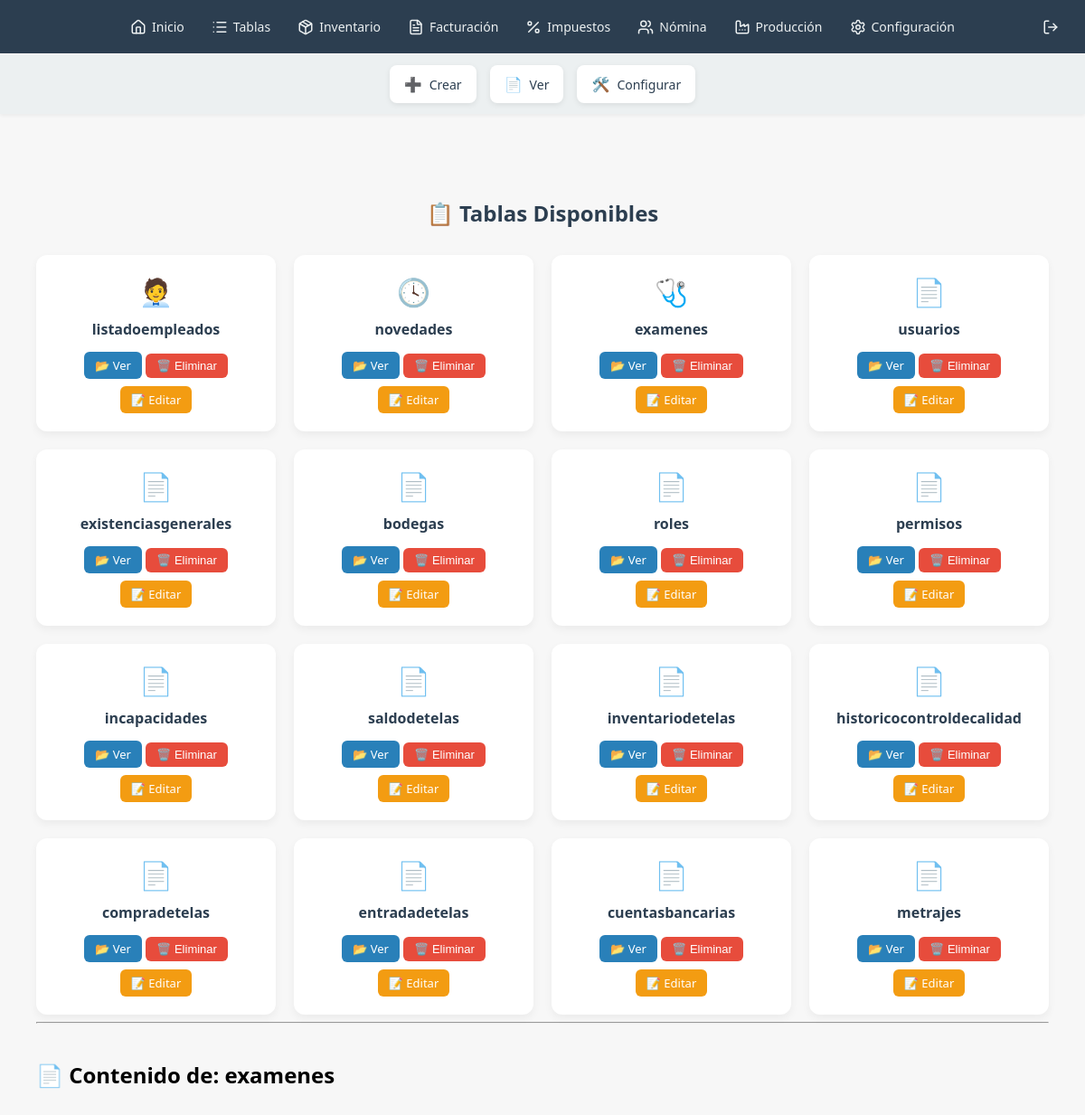
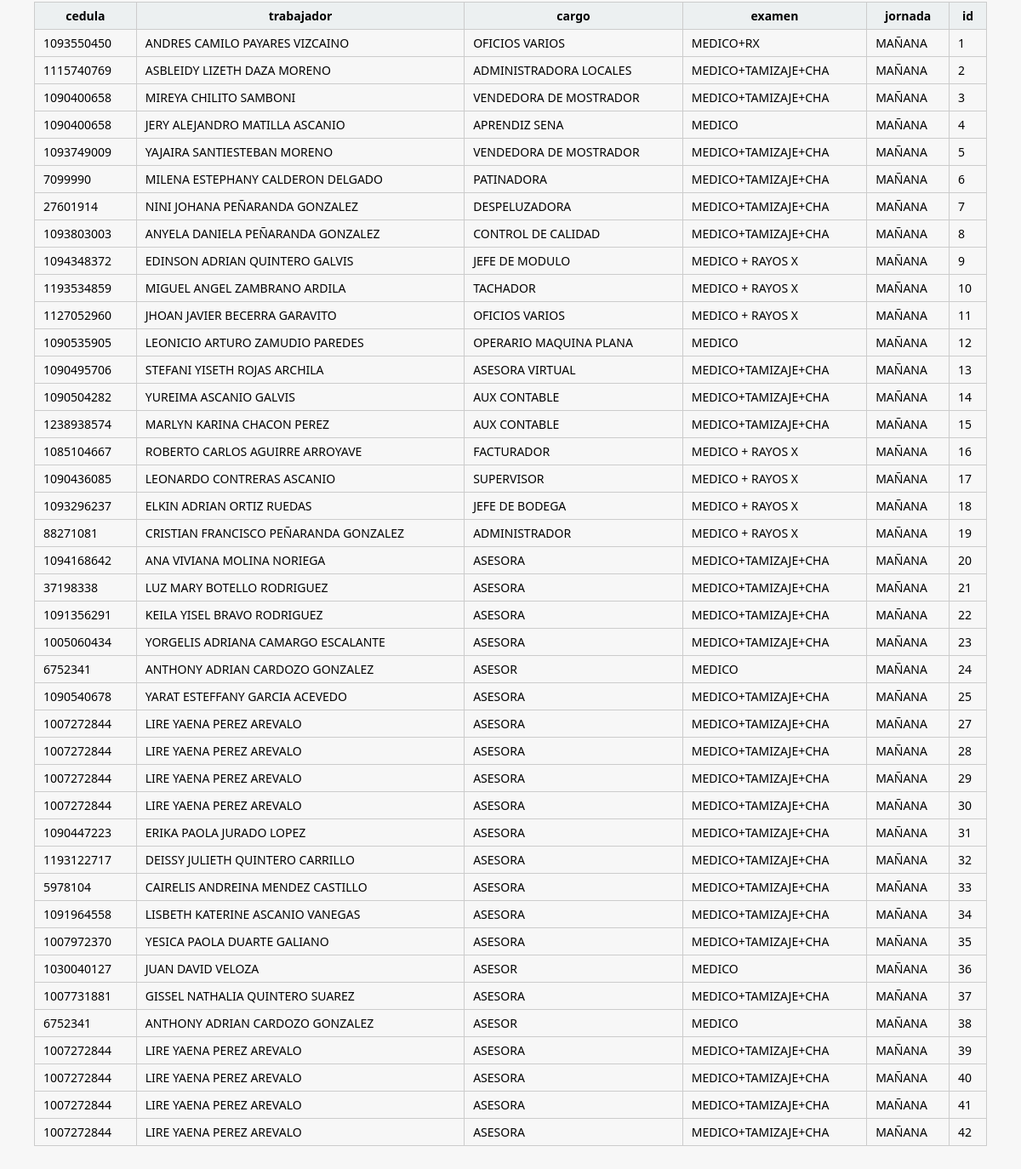
Screenshot of /tablas/ver_tablas.php?ver=examenes (signed in) with the database file from the repository (2 pictures, top to bottom).
### tables this page shows
CREATE TABLE examenes (`cedula` TEXT, `trabajador` TEXT, `cargo` TEXT, `examen` TEXT, `jornada` TEXT, `id` INTEGER PRIMARY KEY AUTOINCREMENT);

### tablas/ver_tablas.php (the view, shortened to what this page needs)
<?php
require_once('../componentes/plantilla.php');
include_once('../componentes/submenu_tablas.php');
require_once('../conexion/conexion.php');
$tablas = $conexion->query("SELECT name FROM sqlite_master WHERE type='table' AND name NOT LIKE 'sqlite_%'")->fetchAll(PDO::FETCH_COLUMN);
?>
<div class="contenedor-tablas" style="max-width: 1200px; margin: auto; padding: 20px; padding-top: 120px; font-family: 'Segoe UI', sans-serif;">
    <h2 style="text-align:center; margin-bottom: 30px; color: #2c3e50;">📋 Tablas Disponibles</h2>
    <div class="grid-tablas" style="display: grid; grid-template-columns: repeat(auto-fit, minmax(250px, 1fr)); gap: 20px;">
        <?php if ($tablas): ?>
            <?php foreach ($tablas as $tabla):
                $icono = match (true) {
                    str_contains($tabla, 'empleado') => '🧑‍💼',
                    str_contains($tabla, 'factura') => '🧾',
                    str_contains($tabla, 'novedad') => '🕓',
                    str_contains($tabla, 'examen') => '🩺',
                    str_contains($tabla, 'impuesto') => '💰',
                    str_contains($tabla, 'producto') => '📦',
                    str_contains($tabla, 'servicio') => '🛠️',
                    default => '📄'
                };
            ?>
                <div class="tabla-card" style="background:white; border-radius:12px; padding:20px; box-shadow:0 4px 10px rgba(0,0,0,0.05); text-align:center;">
                    <div style="font-size:30px; margin-bottom:10px;"><?= $icono ?></div>
                    <div style="font-size:16px; font-weight:bold; margin-bottom:10px; color:#2c3e50;"><?= htmlspecialchars($tabla) ?></div>
                    <a href="?ver=<?= urlencode($tabla) ?>" style="display:inline-block; margin:4px 0; padding:6px 12px; background:#2980b9; color:white; border-radius:6px; text-decoration:none; font-size:13px;">📂 Ver</a>
                    <form method="POST" action="eliminar_tabla.php" style="display:inline;">
                        <button type="submit" onclick="return confirm('¿Estás seguro de eliminar la tabla <?= $tabla ?>?')"
                                style="margin-top:4px; background:#e74c3c; color:white; border:none; padding:6px 12px; border-radius:6px; cursor:pointer; font-size:13px;">
                            🗑️ Eliminar
                        </button>
                    </form>
                    <a href="editar_tabla.php?tabla=<?= urlencode($tabla) ?>"
                       style="display:inline-block; margin-top:4px; padding:6px 12px; background:#f39c12; color:white; border-radius:6px; text-decoration:none; font-size:13px;">
                        📝 Editar
                    </a>
                </div>
            <?php endforeach; ?>
        <?php else: ?>
            <p>No hay tablas disponibles.</p>
        <?php endif; ?>
    </div>
    <?php if (isset($_GET['ver']) && in_array($_GET['ver'], $tablas)):
        $tabla = $_GET['ver'];
        $datos = $conexion->query("SELECT * FROM `$tabla`")->fetchAll(PDO::FETCH_ASSOC);
    ?>
        <hr>
        <h2 style="margin-top: 40px;">📄 Contenido de: <?= htmlspecialchars($tabla) ?></h2>
        <?php if ($datos): ?>
            <div class="tabla-wrapper" style="overflow-x:auto; margin-top: 30px;">
                <table style="width:100%; border-collapse:collapse; font-size:14px;">
                    <thead>
                        <tr>
                            <?php foreach (array_keys($datos[0]) as $col): ?>
                                <th style="border:1px solid #ccc; padding:6px 10px; background:#ecf0f1;"><?= htmlspecialchars($col) ?></th>
                            <?php endforeach; ?>
                        </tr>
                    </thead>
                    <tbody>
                        <?php foreach ($datos as $fila): ?>
                            <tr>
                                <?php foreach ($fila as $valor): ?>
                                    <td style="border:1px solid #ccc; padding:6px 10px;"><?= htmlspecialchars($valor) ?></td>
                                <?php endforeach; ?>
                            </tr>
                        <?php endforeach; ?>
                    </tbody>
                </table>
            </div>
        <?php else: ?>
            <p>📭 La tabla no tiene datos aún.</p>
        <?php endif; ?>
    <?php endif; ?>
</div>

### componentes/plantilla.php (style rules this page uses)
* { box-sizing: border-box; }
body { font-family: 'Segoe UI', sans-serif; margin: 0; padding: 0; background-color: #f7f7f7; }

### rows the page displays
examenes: cedula "1093550450", trabajador "ANDRES CAMILO PAYARES VIZCAINO", cargo "OFICIOS VARIOS", examen "MEDICO+RX", jornada "MAÑANA", id "1"
examenes: cedula "1115740769", trabajador "ASBLEIDY LIZETH DAZA MORENO", cargo "ADMINISTRADORA LOCALES", examen "MEDICO+TAMIZAJE+CHA", jornada "MAÑANA", id "2"
examenes: cedula "1090400658", trabajador "MIREYA CHILITO SAMBONI", cargo "VENDEDORA DE MOSTRADOR", examen "MEDICO+TAMIZAJE+CHA", jornada "MAÑANA", id "3"
examenes: cedula "1090400658", trabajador "JERY ALEJANDRO MATILLA ASCANIO", cargo "APRENDIZ SENA", examen "MEDICO", jornada "MAÑANA", id "4"
examenes: cedula "1093749009", trabajador "YAJAIRA SANTIESTEBAN MORENO", cargo "VENDEDORA DE MOSTRADOR", examen "MEDICO+TAMIZAJE+CHA", jornada "MAÑANA", id "5"
examenes: cedula "7099990", trabajador "MILENA ESTEPHANY CALDERON DELGADO", cargo "PATINADORA", examen "MEDICO+TAMIZAJE+CHA", jornada "MAÑANA", id "6"
examenes: cedula "27601914", trabajador "NINI JOHANA PEÑARANDA GONZALEZ", cargo "DESPELUZADORA", examen "MEDICO+TAMIZAJE+CHA", jornada "MAÑANA", id "7"
examenes: cedula "1093803003", trabajador "ANYELA DANIELA PEÑARANDA GONZALEZ", cargo "CONTROL DE CALIDAD", examen "MEDICO+TAMIZAJE+CHA", jornada "MAÑANA", id "8"
examenes: cedula "1094348372", trabajador "EDINSON ADRIAN QUINTERO GALVIS", cargo "JEFE DE MODULO", examen "MEDICO + RAYOS X", jornada "MAÑANA", id "9"
examenes: cedula "1193534859", trabajador "MIGUEL ANGEL ZAMBRANO ARDILA", cargo "TACHADOR", examen "MEDICO + RAYOS X", jornada "MAÑANA", id "10"
examenes: cedula "1127052960", trabajador "JHOAN JAVIER BECERRA GARAVITO", cargo "OFICIOS VARIOS", examen "MEDICO + RAYOS X", jornada "MAÑANA", id "11"
examenes: cedula "1090535905", trabajador "LEONICIO ARTURO ZAMUDIO PAREDES", cargo "OPERARIO MAQUINA PLANA", examen "MEDICO", jornada "MAÑANA", id "12"
examenes: cedula "1090495706", trabajador "STEFANI YISETH ROJAS ARCHILA", cargo "ASESORA VIRTUAL", examen "MEDICO+TAMIZAJE+CHA", jornada "MAÑANA", id "13"
examenes: cedula "1090504282", trabajador "YUREIMA ASCANIO GALVIS", cargo "AUX CONTABLE", examen "MEDICO+TAMIZAJE+CHA", jornada "MAÑANA", id "14"
examenes: cedula "1238938574", trabajador "MARLYN KARINA CHACON PEREZ", cargo "AUX CONTABLE", examen "MEDICO+TAMIZAJE+CHA", jornada "MAÑANA", id "15"
examenes: cedula "1085104667", trabajador "ROBERTO CARLOS AGUIRRE ARROYAVE", cargo "FACTURADOR", examen "MEDICO + RAYOS X", jornada "MAÑANA", id "16"
examenes: cedula "1090436085", trabajador "LEONARDO CONTRERAS ASCANIO", cargo "SUPERVISOR", examen "MEDICO + RAYOS X", jornada "MAÑANA", id "17"
examenes: cedula "1093296237", trabajador "ELKIN ADRIAN ORTIZ RUEDAS", cargo "JEFE DE BODEGA", examen "MEDICO + RAYOS X", jornada "MAÑANA", id "18"
examenes: cedula "88271081", trabajador "CRISTIAN FRANCISCO PEÑARANDA GONZALEZ", cargo "ADMINISTRADOR", examen "MEDICO + RAYOS X", jornada "MAÑANA", id "19"
examenes: cedula "1094168642", trabajador "ANA VIVIANA MOLINA NORIEGA", cargo "ASESORA", examen "MEDICO+TAMIZAJE+CHA", jornada "MAÑANA", id "20"
examenes: cedula "37198338", trabajador "LUZ MARY BOTELLO RODRIGUEZ", cargo "ASESORA", examen "MEDICO+TAMIZAJE+CHA", jornada "MAÑANA", id "21"
examenes: cedula "1091356291", trabajador "KEILA YISEL BRAVO RODRIGUEZ", cargo "ASESORA", examen "MEDICO+TAMIZAJE+CHA", jornada "MAÑANA", id "22"
examenes: cedula "1005060434", trabajador "YORGELIS ADRIANA CAMARGO ESCALANTE", cargo "ASESORA", examen "MEDICO+TAMIZAJE+CHA", jornada "MAÑANA", id "23"
examenes: cedula "6752341", trabajador "ANTHONY ADRIAN CARDOZO GONZALEZ", cargo "ASESOR", examen "MEDICO", jornada "MAÑANA", id "24"
examenes: cedula "1090540678", trabajador "YARAT ESTEFFANY GARCIA ACEVEDO", cargo "ASESORA", examen "MEDICO+TAMIZAJE+CHA", jornada "MAÑANA", id "25"
examenes: cedula "1007272844", trabajador "LIRE YAENA PEREZ AREVALO", cargo "ASESORA", examen "MEDICO+TAMIZAJE+CHA", jornada "MAÑANA", id "27"
examenes: cedula "1007272844", trabajador "LIRE YAENA PEREZ AREVALO", cargo "ASESORA", examen "MEDICO+TAMIZAJE+CHA", jornada "MAÑANA", id "28"
examenes: cedula "1007272844", trabajador "LIRE YAENA PEREZ AREVALO", cargo "ASESORA", examen "MEDICO+TAMIZAJE+CHA", jornada "MAÑANA", id "29"
examenes: cedula "1007272844", trabajador "LIRE YAENA PEREZ AREVALO", cargo "ASESORA", examen "MEDICO+TAMIZAJE+CHA", jornada "MAÑANA", id "30"
examenes: cedula "1090447223", trabajador "ERIKA PAOLA JURADO LOPEZ", cargo "ASESORA", examen "MEDICO+TAMIZAJE+CHA", jornada "MAÑANA", id "31"
examenes: cedula "1193122717", trabajador "DEISSY JULIETH QUINTERO CARRILLO", cargo "ASESORA", examen "MEDICO+TAMIZAJE+CHA", jornada "MAÑANA", id "32"
examenes: cedula "5978104", trabajador "CAIRELIS ANDREINA MENDEZ CASTILLO", cargo "ASESORA", examen "MEDICO+TAMIZAJE+CHA", jornada "MAÑANA", id "33"
examenes: cedula "1091964558", trabajador "LISBETH KATERINE ASCANIO VANEGAS", cargo "ASESORA", examen "MEDICO+TAMIZAJE+CHA", jornada "MAÑANA", id "34"
examenes: cedula "1007972370", trabajador "YESICA PAOLA DUARTE GALIANO", cargo "ASESORA", examen "MEDICO+TAMIZAJE+CHA", jornada "MAÑANA", id "35"
examenes: cedula "1030040127", trabajador "JUAN DAVID VELOZA", cargo "ASESOR", examen "MEDICO", jornada "MAÑANA", id "36"
examenes: cedula "1007731881", trabajador "GISSEL NATHALIA QUINTERO SUAREZ", cargo "ASESORA", examen "MEDICO+TAMIZAJE+CHA", jornada "MAÑANA", id "37"
examenes: cedula "6752341", trabajador "ANTHONY ADRIAN CARDOZO GONZALEZ", cargo "ASESOR", examen "MEDICO", jornada "MAÑANA", id "38"
examenes: cedula "1007272844", trabajador "LIRE YAENA PEREZ AREVALO", cargo "ASESORA", examen "MEDICO+TAMIZAJE+CHA", jornada "MAÑANA", id "39"
examenes: cedula "1007272844", trabajador "LIRE YAENA PEREZ AREVALO", cargo "ASESORA", examen "MEDICO+TAMIZAJE+CHA", jornada "MAÑANA", id "40"
examenes: cedula "1007272844", trabajador "LIRE YAENA PEREZ AREVALO", cargo "ASESORA", examen "MEDICO+TAMIZAJE+CHA", jornada "MAÑANA", id "41"
examenes: cedula "1007272844", trabajador "LIRE YAENA PEREZ AREVALO", cargo "ASESORA", examen "MEDICO+TAMIZAJE+CHA", jornada "MAÑANA", id "42"

### other values shown
$icono "🧑‍💼"
$tabla "listadoempleados"
$icono "🕓"
$tabla "novedades"
$icono "🩺"
$tabla "examenes"
$icono "📄"
$tabla "usuarios"
$tabla "existenciasgenerales"
$tabla "bodegas"
$tabla "roles"
$tabla "permisos"
$tabla "incapacidades"
$tabla "saldodetelas"
$tabla "inventariodetelas"
